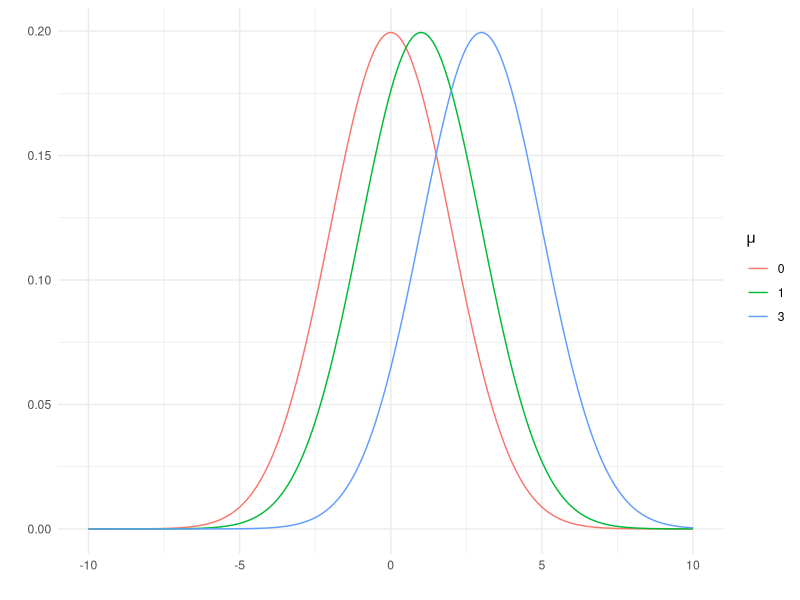
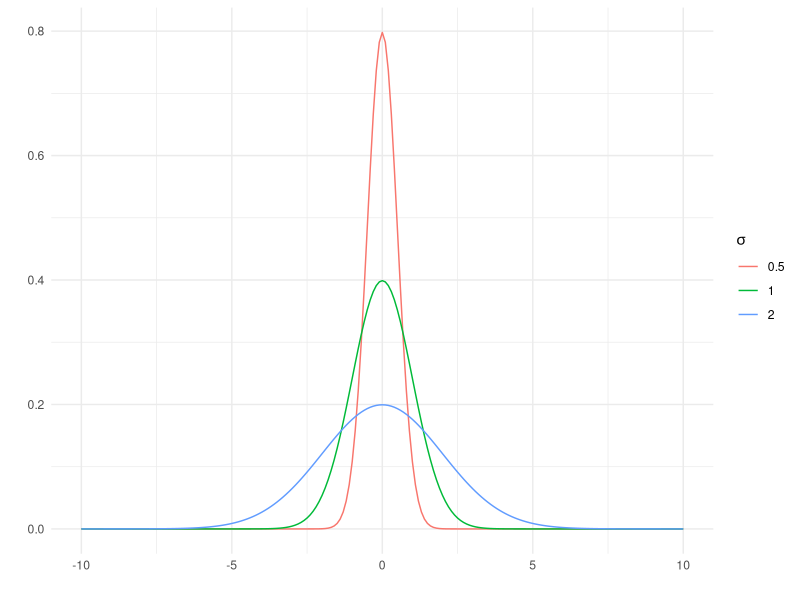
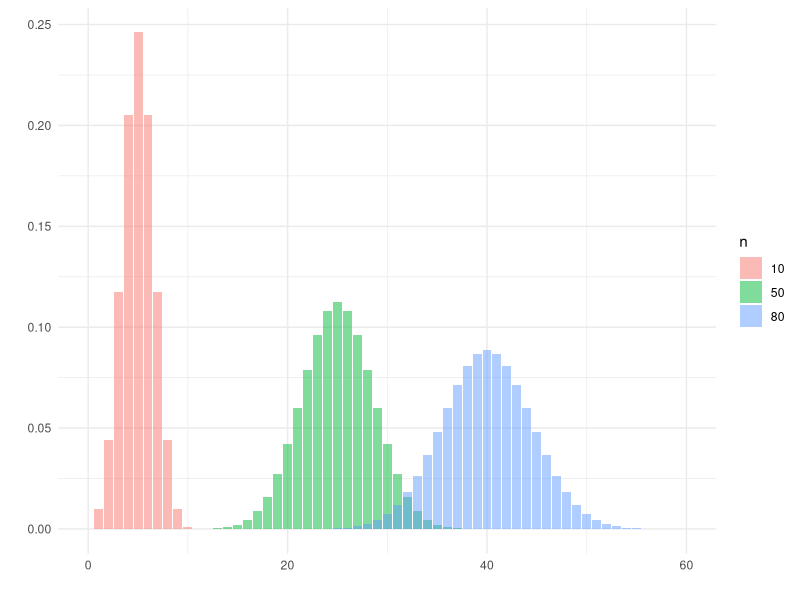
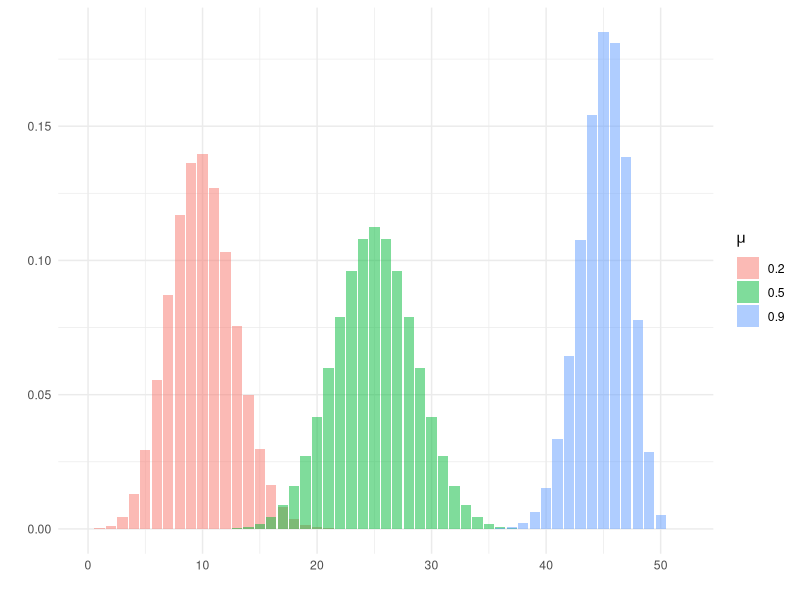
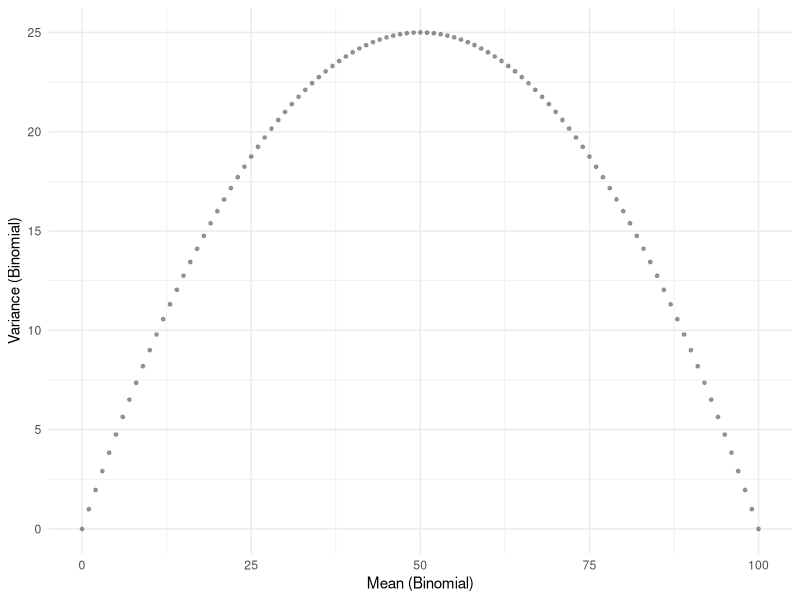
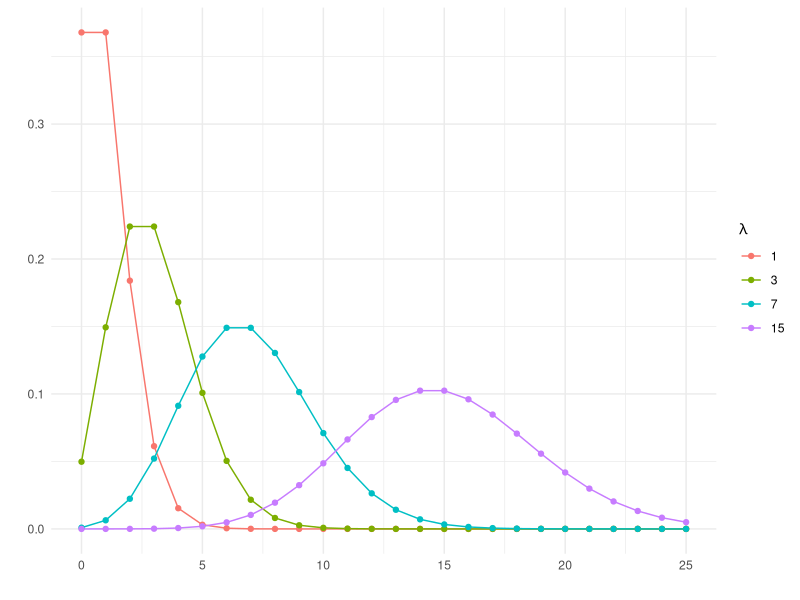
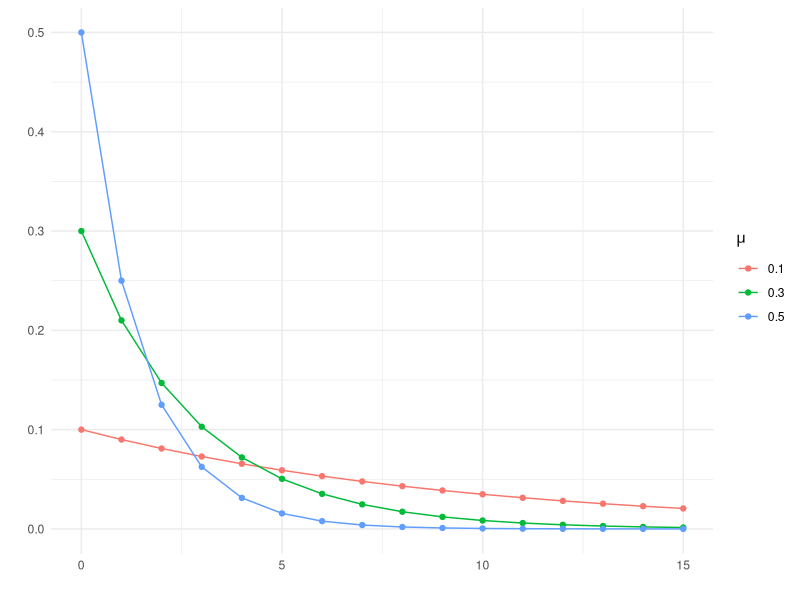
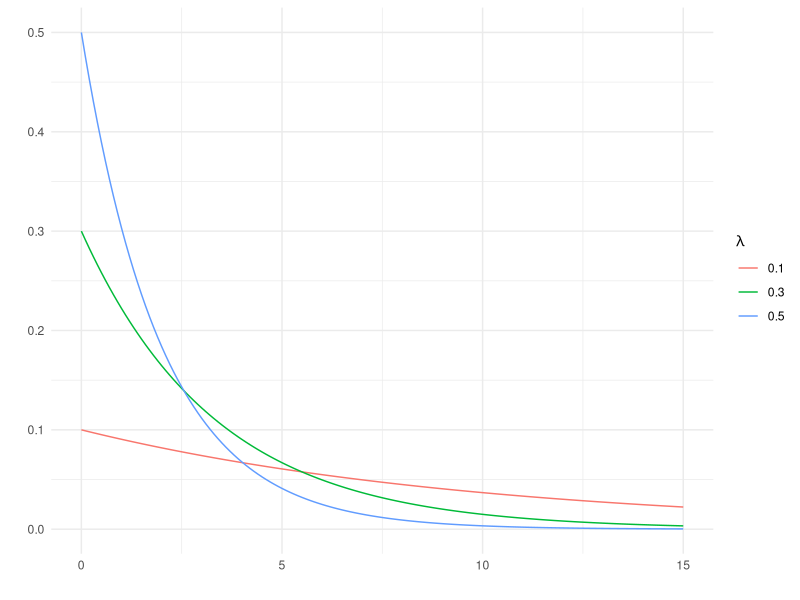

Write R code to recreate these figures, in order.
## ---- chunk 1
knitr::opts_chunk$set(echo = TRUE)
library(ggplot2)
## ---- chunk 2
x <- seq(-10, 10, 0.1)

y1a <- dnorm(x, 0, 2.0)
y1b <- dnorm(x, 1, 2.0)
y1c <- dnorm(x, 3, 2.0)

y2a <- dnorm(x, 0.0, 0.5)
y2b <- dnorm(x, 0.0, 1.0)
y2c <- dnorm(x, 0.0, 2.0)

d1 <- data.frame(x = rep(x, 3), 
                 y = c(y1a, y1b, y1c),
                 c = c(rep(0, length(x)), rep(1, length(x)), rep(3, length(x))))
d2 <- data.frame(x = rep(x, 3), 
                 y = c(y2a, y2b, y2c),
                 c = c(rep(0.5, length(x)), rep(1.0, length(x)), rep(2.0, length(x))))

p1 <- ggplot(d1) + geom_line(aes(x=x, y=y, colour=as.factor(c))) + theme_minimal() + 
  scale_colour_discrete(name=expression(mu)) + xlab("") + ylab("")
ggsave(p1, filename="../img/l01-figure1-normal-mean-change.png", height=3, width=6, units="in", dpi=300)

p2 <- ggplot(d2) + geom_line(aes(x=x, y=y, colour=as.factor(c))) + theme_minimal() + 
  scale_colour_discrete(name=expression(sigma)) + xlab("") + ylab("")
ggsave(p2, filename="../img/l01-figure2-normal-sd-change.png", height=3, width=6, units="in", dpi=300)

## ---- chunk 3
x <- seq(0, 60, 1)

y3a <- dbinom(x, 10, 0.5)
y3b <- dbinom(x, 50, 0.5)
y3c <- dbinom(x, 80, 0.5)

y4a <- dbinom(x, 50, 0.2)
y4b <- dbinom(x, 50, 0.5)
y4c <- dbinom(x, 50, 0.9)

d3 <- data.frame(x = rep(x, 3), 
                 y = c(y3a, y3b, y3c),
                 c = c(rep(10, length(x)), rep(50, length(x)), rep(80, length(x))))
d4 <- data.frame(x = rep(x, 3), 
                 y = c(y4a, y4b, y4c),
                 c = c(rep(0.2, length(x)), rep(0.5, length(x)), rep(0.9, length(x))))

p3 <- ggplot(d3, aes(x=x, y=y, fill=as.factor(c))) + 
  geom_bar(data = subset(d3, c==10), stat = "identity", colour=NA, alpha=0.5) +
  geom_bar(data = subset(d3, c==50), stat = "identity", colour=NA, alpha=0.5) +
  geom_bar(data = subset(d3, c==80), stat = "identity", colour=NA, alpha=0.5) +
  theme_minimal() + scale_fill_discrete(name="n") + xlab("") + ylab("") + xlim(0, 60)
ggsave(p3, filename="../img/l01-figure3-binom-n-change.png", height=3, width=6, units="in", dpi=300)

p4 <- ggplot(d4, aes(x=x, y=y, fill=as.factor(c))) + 
  geom_bar(data = subset(d4, c==0.2), stat = "identity", colour=NA, alpha=0.5) +
  geom_bar(data = subset(d4, c==0.5), stat = "identity", colour=NA, alpha=0.5) +
  geom_bar(data = subset(d4, c==0.9), stat = "identity", colour=NA, alpha=0.5) +
  theme_minimal() + scale_fill_discrete(name=expression(mu)) + xlab("") + ylab("") + xlim(0, 52)
ggsave(p4, filename="../img/l01-figure4-binom-p-change.png", height=3, width=6, units="in", dpi=300)

n <- 100
p <- seq(0.0, 1.0, 0.01)

d5 <- data.frame(mean.binom = n*p, var.binom = n*p*(1-p))

p5 <- ggplot(d5) + geom_point(aes(x=mean.binom, y=var.binom), pch=21, 
                              colour="gray50", fill="gray30", alpha=0.6, size=1.0) +
  xlab("Mean (Binomial)") + ylab("Variance (Binomial)") + theme_minimal()
ggsave(p5, filename="../img/l01-figure5-mean-var-binomial.png", height=3, width=3.5, units="in", dpi=300)

## ---- chunk 4
x <- seq(0, 25, 1)

y1d <- dpois(x, 1)
y1a <- dpois(x, 3)
y1b <- dpois(x, 7)
y1c <- dpois(x, 15)

d6 <- data.frame(x = rep(x, 4), 
                 y = c(y1d, y1a, y1b, y1c),
                 c = c(rep(1, length(x)), rep(3, length(x)), rep(7, length(x)), rep(15, length(x))))

p6 <- ggplot(d6, aes(x=x, y=y, colour=as.factor(c))) + geom_line() + geom_point() + 
  theme_minimal() + scale_colour_discrete(name=expression(lambda)) + xlab("") + ylab("")
ggsave(p6, filename="../img/l01-figure3a-poisson-lambda-change.png", height=3, width=6, units="in", dpi=300)
## ---- chunk 5
x <- seq(0, 15, 1)

y1d <- dgeom(x, 0.1)
y1a <- dgeom(x, 0.3)
y1b <- dgeom(x, 0.5)

d7 <- data.frame(x = rep(x, 3), 
                 y = c(y1d, y1a, y1b),
                 c = c(rep(0.1, length(x)), rep(0.3, length(x)), rep(0.5, length(x))))

p7 <- ggplot(d7, aes(x=x, y=y, colour=as.factor(c))) + geom_line() + geom_point() + 
  theme_minimal() + scale_colour_discrete(name=expression(mu)) + xlab("") + ylab("")
ggsave(p7, filename="../img/l01-figure4-geometric-mu-change.png", height=3, width=6, units="in", dpi=300)
## ---- chunk 6
x <- seq(0, 15, 0.1)

y1d <- dexp(x, 0.1)
y1a <- dexp(x, 0.3)
y1b <- dexp(x, 0.5)

d7 <- data.frame(x = rep(x, 3), 
                 y = c(y1d, y1a, y1b),
                 c = c(rep(0.1, length(x)), rep(0.3, length(x)), rep(0.5, length(x))))

p7 <- ggplot(d7, aes(x=x, y=y, colour=as.factor(c))) + geom_line() + 
  theme_minimal() + scale_colour_discrete(name=expression(lambda)) + xlab("") + ylab("")
ggsave(p7, filename="../img/l01-figure5-exponential-lambda-change.png", height=3, width=6, units="in", dpi=300)
## ---- chunk 7
d <- rbinom(10, 1, 0.3)
## ---- chunk 8
d.norm <- rnorm(1000, 92, 10.6)
p <- ggplot() + geom_histogram(aes(x=d.norm), alpha=0.6, fill="seagreen") + theme_minimal() + xlab("x(i)")

## ---- chunk 9
d.pois <- rpois(20, 7.0)
p <- ggplot() + geom_bar(aes(x=d.pois), alpha=0.6, fill="orange") + theme_minimal() + xlab("x(i)")

## ---- chunk 10
d.geom <- rgeom(10, 0.4) 
p <- ggplot() + geom_bar(aes(x=d.geom), alpha=0.6, fill="blue3") + theme_minimal() + xlab("x(i)")
## ---- chunk 11
d.exp <- rexp(10, 0.4)
p <- ggplot() + geom_histogram(aes(x=d.exp), alpha=0.6, fill="turquoise4") + theme_minimal() + xlab("x(i)")
